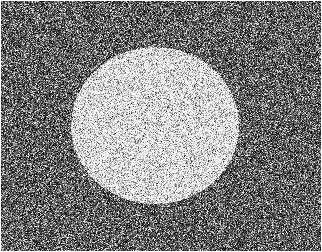
%> input picture Bab4/Noisegray50%Gaussian.png, 322 x 252 px
$ octave Pseudo_code_4_10.m   (GNU Octave 9; MATLAB toolbox functions it lacks are replaced by stand-ins)
%> lines starting %> are read from the running program, lines starting %| are printed output that depends on the picture
clear all;
I=double(imread('Noisegray50%Gaussian.png'));
%> I: size 252x322 double; min 0, max 255, mean 129; mean of the top-left, top-right, bottom-left and bottom-right quarters 131.8, 126.7, 131.6, 126.1
[N,M]=size(I);                % Baca ukuran citra
%> N = 252; M = 322
              % Hitung koefisien filter h(x) dan f(x)
alp = input('Masukan nilai alpha : ');
%> the answer given: 3
b1=-exp(-alp);
a1=(1+b1)/(1-b1);
c1=(1+b1);
for i=1:N            % filter noise arah horisontal
    yp(i,1)=a1*I(i,1);
    yn(i,M)=a1*I(i,M);
    yn(i,M-1)=a1*I(i,M-1)-b1*yn(i,M);
  for j=2:M-1
    yp(i,j)=a1*I(i,j)-b1*yp(i,j-1);
   yn(i,M-j)=a1*I(i,(M-j)+1)-b1*yn(i,(M-j)+1);
  end
    yp(i,M)=a1*I(i,M)-b1*yp(i,M-1);
end
for i=1:N
    for j=1:M
       Yx(i,j)=yp(i,j)+yn(i,j);
    end
end
for j=1:M                 % filter citra arah vertikal
    yp(1,j)=a1*I(1,j);
    yn(N,j)=a1*I(N,j);
    yn(N-1,j)=a1*I(N-1,j)-b1*yn(N,j);
  for i=2:N-1
    yp(i,j)=a1*I(i,j)-b1*yp(i-1,j);
    yn(N-i,j)=a1*I((N-i)+1,j)-b1*yn((N-i)+1,j);
  end
    yp(N,j)=a1*I(N,j)-b1*yp(N-1,j);
end

for i=1:N
    for j=1:M
       Yy(i,j)=abs(yp(i,j)+ yn(i,j));
    end
end
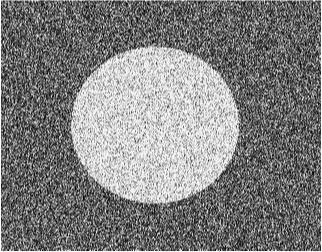
%> Yy: size 252x322 double; min 2.48, max 485.8, mean 245.2; drawn with min black and max white
                    % deteksi tepi citra arah vetikal
for j=1:M
    yp(1,j)=c1*Yx(1,j);
    yn(N,j)=-c1*Yx(N,j);
    yn(N-1,j)=-c1*Yx(N-1,j)-b1*yn(N,j);
  for i=2:N-1
    yp(i,j)=c1*Yx(i-1,j)-b1*yp(i-1,j);
    yn(N-i,j)=-c1*Yx((N-i)+1,j)-b1*yn((N-i)+1,j);
  end
    yp(N,j)=c1*Yx(N,j)-b1*yp(N-1,j);
end
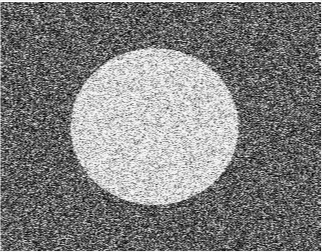
%> yp: size 252x322 double; min 7.97, max 484.6, mean 246.4; drawn with min black and max white
for i=1:N
    for j=1:M
       Yx(i,j)=abs(yp(i,j)+ yn(i,j));
    end
end
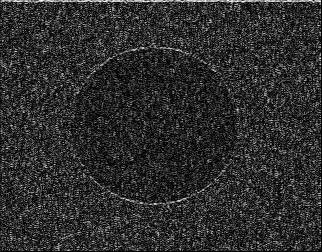
%> Yx: size 252x322 double; min 0.00135, max 449.4, mean 81.4; drawn with min black and max white
for i=1:N         % deteksi tepi citra arah horisontal
    yp(i,1)=c1*Yy(i,1);
    yn(i,M)=-c1*Yy(i,M);
    yn(i,M-1)=-c1*Yy(i,M-1)-b1*yn(i,M);
  for j=2:M-1
    yp(i,j)=c1*Yy(i,j-1)-b1*yp(i,j-1);
    yn(i,M-j)=-c1*Yy(i,(M-j)+1)-b1*yn(i,(M-j)+1);
  end
    yp(i,M)=c1*Yy(i,M)-b1*yp(i,M-1);
end
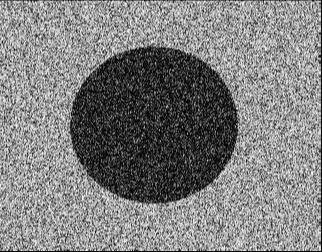
%> yn: size 252x322 double; min -479.8, max -7.01, mean -244.3; drawn with min black and max white
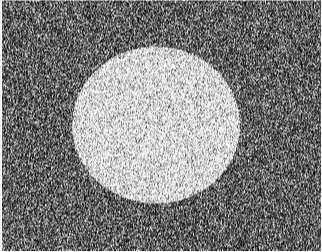
%> yp: size 252x322 double; min 4.58, max 484.6, mean 246; drawn with min black and max white
for i=1:N
    for j=1:M
       Yy(i,j)=abs(yp(i,j)+yn(i,j));
    end
end
                   % Jumlah tepi horisontal dan vertikal
for i=1:N
    for j=1:M
       Y(i,j)=Yx(i,j)+Yy(i,j);
    end
end
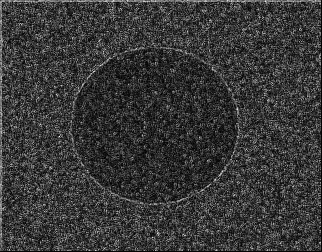
%> Y: size 252x322 double; min 0.263, max 738, mean 163.5; drawn with min black and max white
                    % Tampilkan citra asli dan hasilnya
figure(1), imshow(uint8(I));
figure(2), imshow(uint8(Y));
%> after `imshow(uint8(Y))`:
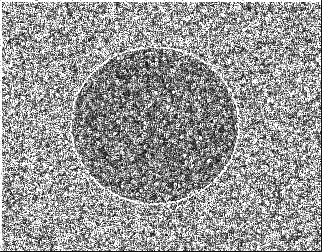
%> displayed picture: size 252x322, on the screen's scale of 0 to 255; min 0, max 255, mean 151.9
